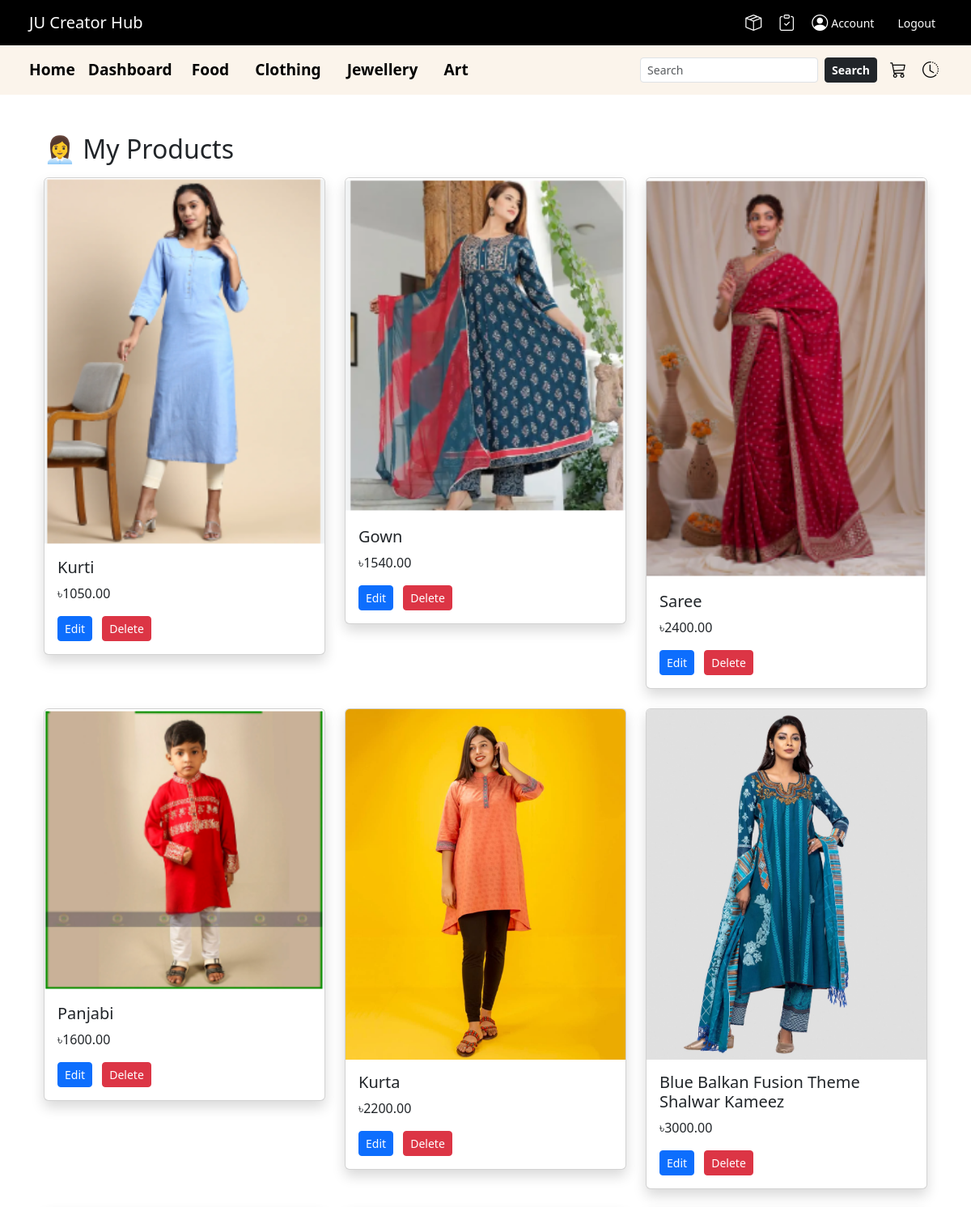
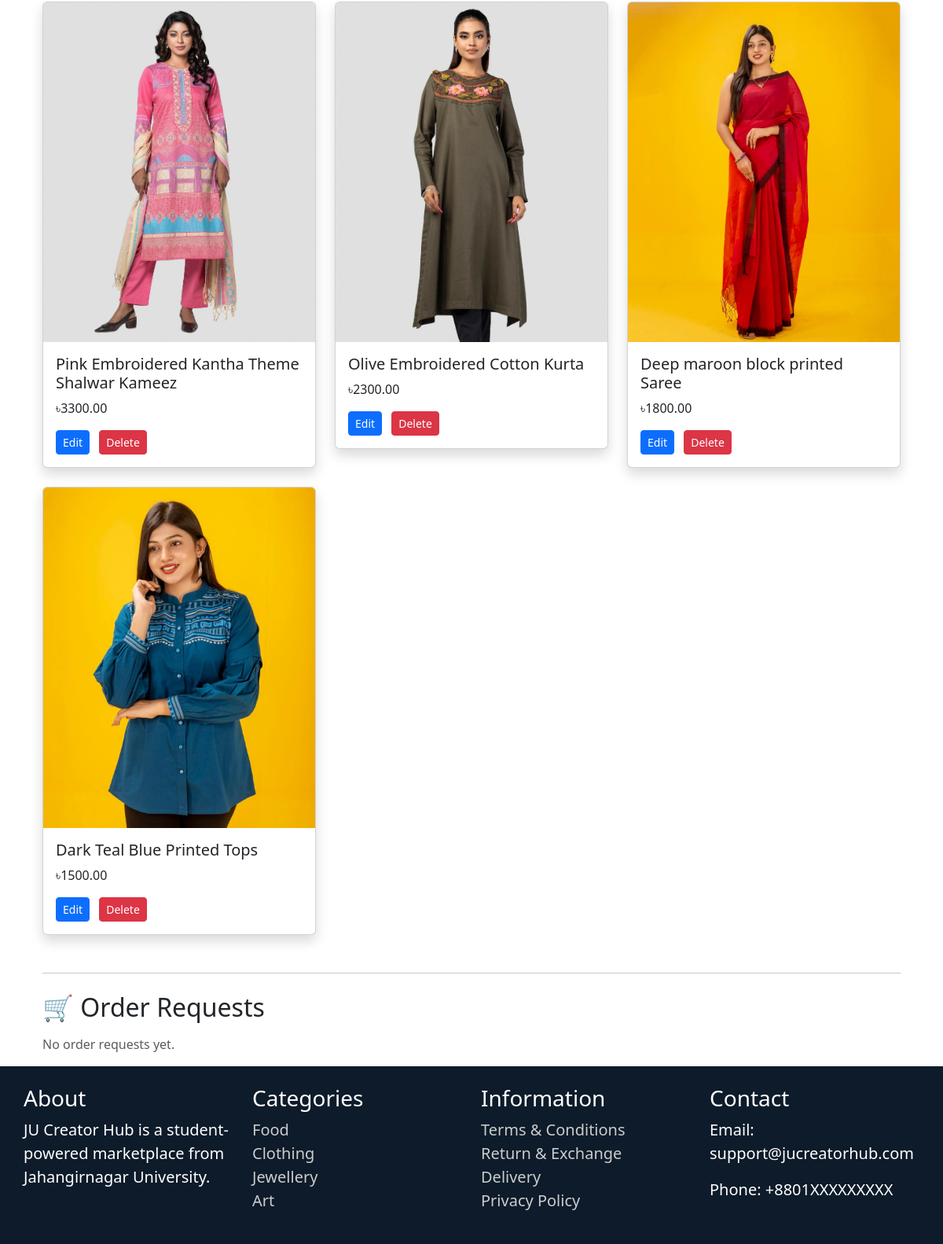
Screenshot of /seller/dashboard/ (signed in) with the database file from the repository (2 pictures, top to bottom).
### ecommerce/models.py (models this page shows, shortened)
class Product(models.Model):
    CATEGORY_CHOICES = [
        ('food', 'Food'),
        ('clothing', 'Clothing'),
        ('jewellery', 'Jewellery'),
        ('art', 'Art'),
    ]
    name = models.CharField(max_length=255)
    image = models.ImageField(upload_to='product_images/')
    price = models.DecimalField(max_digits=10, decimal_places=2)
    description = models.TextField()
    category = models.CharField(max_length=50, choices=CATEGORY_CHOICES)
    seller = models.ForeignKey(User, on_delete=models.CASCADE, related_name='products')

### ecommerce/views.py (the view)
# urls.py: path('seller/dashboard/', views.seller_dashboard, name='seller_dashboard'),
@login_required
def seller_dashboard(request):
    if request.user.profile.role != 'seller':
        return redirect('home')
    section = request.GET.get('section', 'products')  # default to 'products'
    if section == 'orders':
        order_items = OrderItem.objects.filter(product__seller=request.user).order_by('-order__created_at')
        context = {
            'section': 'orders',
            'order_items': order_items,
        }
    else:
        products = Product.objects.filter(seller=request.user)
        context = {
            'section': 'products',
            'products': products,
        }
    return render(request, 'ecommerce/seller_dashboard.html', context)

### ecommerce/context_processors.py (called while the page is built)
def shop_names_processor(request):
    shop_names = Profile.objects.filter(
        role='seller',
        shop_name__isnull=False
    ).exclude(shop_name='')
    return {'shop_names': shop_names}

### ecommerce/templates/ecommerce/seller_dashboard.html (shortened to what this page needs)
{% extends 'ecommerce/base.html' %}
{% block content %}
<div class="container mt-4">
  <h2 class="mb-3">👩‍💼 My Products</h2>
  {% if products %}
    <div class="row">
      {% for product in products %}
        <div class="col-md-4 mb-4">
          <div class="card shadow">
            <img src="{{ product.image.url }}" class="card-img-top" alt="{{ product.name }}">
            <div class="card-body">
              <h5 class="card-title">{{ product.name }}</h5>
              <p class="card-text">৳{{ product.price }}</p>
              <a href="{% url 'edit_product' product.id %}" class="btn btn-primary btn-sm">Edit</a>
              <a href="{% url 'delete_product' product.id %}?next={% url 'seller_dashboard' %}" class="btn btn-danger btn-sm ms-2">Delete</a>
            </div>
          </div>
        </div>
      {% endfor %}
    </div>
  {% else %}
    <p class="text-muted">You haven't added any products yet.</p>
  {% endif %}
  <hr class="my-4">
  <h2 class="mb-3">🛒 Order Requests</h2>
  {% if order_items %}
    <ul class="list-group">
      {% for item in order_items %}
        <li class="list-group-item d-flex justify-content-between align-items-center flex-wrap">
          <div>
            <strong>{{ item.product.name }}</strong><br>
            Qty: {{ item.quantity }} |
            Price: ৳{{ item.price }} |
            Status:
            {% if item.seller_status == 'Approved' %}
              <span class="badge bg-success">Approved</span>
            {% else %}
              <span class="badge bg-warning text-dark">{{ item.seller_status }}</span>
            {% endif %}
          </div>
          {% if item.seller_status != 'Approved' %}
            <a href="{% url 'approve_order_item' item.id %}" class="btn btn-success btn-sm">Approve</a>
          {% endif %}
        </li>
      {% endfor %}
    </ul>
  {% else %}
    <p class="text-muted">No order requests yet.</p>
  {% endif %}
</div>
{% endblock %}

### ecommerce/templates/ecommerce/base.html (style rules this page uses)
html, body { height: 100%; margin: 0; }
body { display: flex; flex-direction: column; min-height: 100vh; }

### rows the page displays
Product: image (picture), name "Kurti", price "1050.00"
Product: image (picture), name "Gown", price "1540.00"
Product: image (picture), name "Saree", price "2400.00"
Product: image (picture), name "Panjabi", price "1600.00"
Product: image (picture), name "Kurta", price "2200.00"
Product: image (picture), name "Blue Balkan Fusion Theme Shalwar Kameez", price "3000.00"
Product: image (picture), name "Pink Embroidered Kantha Theme Shalwar Kameez", price "3300.00"
Product: image (picture), name "Olive Embroidered Cotton Kurta", price "2300.00"
Product: image (picture), name "Deep maroon block printed Saree", price "1800.00"
Product: image (picture), name "Dark Teal Blue Printed Tops", price "1500.00"
